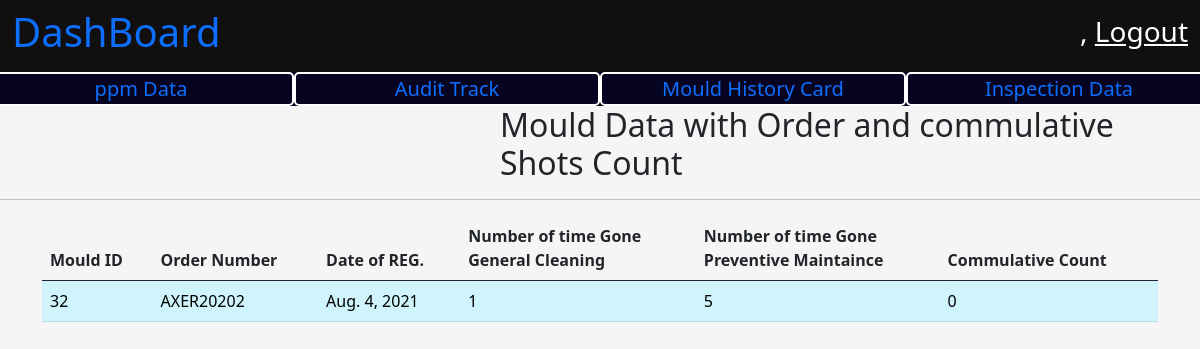
The page /quality/ on the database as committed earlier.
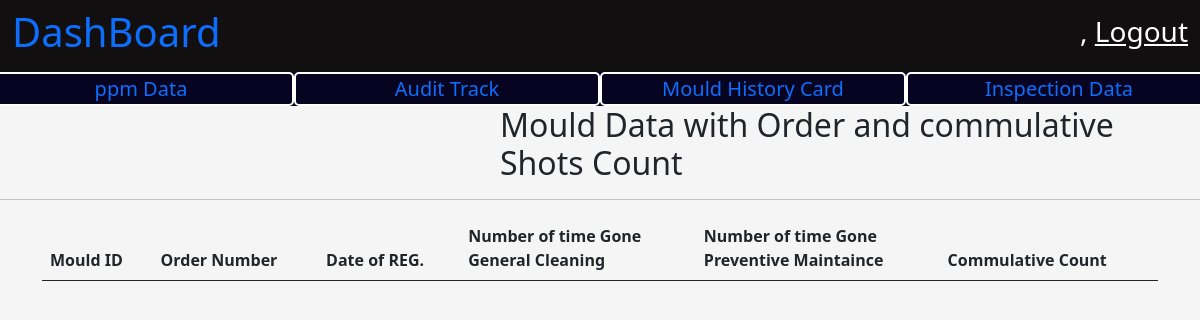
The same page on the database as committed later.
### mould/models.py (models this page shows, shortened)
class Mould(models.Model):
    mould_id = models.IntegerField(primary_key=True)
    mould_name = models.CharField(max_length=200)
    cavity_number = models.IntegerField()
    registered_date = models.DateTimeField(auto_now_add=True)
    registered_by = models.ForeignKey(User, on_delete=models.PROTECT)
    general_maintaince_cleaning_threshold_value = models.IntegerField()
    preventive_maintaince_clearning_thresold_value = models.IntegerField()
    tool_life = models.IntegerField()
    present_count = models.IntegerField()
    moud_desc = models.CharField(max_length=100)
    order_number = models.CharField(max_length=100)
    raw_material = models.CharField(max_length=100)
    part_weight = models.FloatField()
    runner_weight = models.FloatField()
    tonnage = models.FloatField()
    cycle_time = models.FloatField()
    number_of_shots_per_day = models.IntegerField()

### MouldQuality/views.py (the view)
# urls.py: path('', views.QualityPageRender,name = "MouldQuality"),
def QualityPageRender(request):
    context = {}
    mould_data_list = Mould.objects.all()
    mould_commulative_cont_data = []
    for mould in mould_data_list:
        mould_data_collector = DataCollector(mould.mould_id)
        print("-----")
        print(mould_data_collector.get_commulative_count())
        print("-----")
        mould_commulative_cont_data.append(MouldCommulativeCount(mould,
            mould_data_collector.get_commulative_count(),
            mould_data_collector.count_g_clean(),
            mould_data_collector.count_p_main()))
    print(data.g_clean for data in mould_commulative_cont_data)
    context['mould_data'] = mould_commulative_cont_data
    return render(request, 'quality/mould_quality.html', context)

### MouldQuality/utils.py (called while the page is built)
    def get_commulative_count(self):
        count = 0
        print("------")
        print(self.mould_data)
        print("------")
        if self.mould_data is None:
            return count
        for mould in self.mould_data:
            count = count + mould.count_increment
        return count

    def count_g_clean(self):
        if self.mould_cleaning_data is None:
            return 0
        return len(self.mould_cleaning_data) # mould cleaning data.

    def count_p_main(self):
        if self.p_main_data is None:
            return 0
        return len(self.p_main_data)

### MouldQuality/templates/quality/mould_quality.html (shortened to what this page needs)
{% extends 'base.html' %}
{% load static %}
{% block title %}
    <link
        rel="stylesheet"
        href="{% static 'css/dashboard.css' %}" >
{% endblock %}
{% block body_content %}
    <nav
        class="navbar navbar-light dashboard_nav">
        <div class="container-fluid dashboard_nav">
            <p class="h1 dashboard_title">
                <a href="{% url 'homePage' %}" style="text-decoration:None;">
                  DashBoard
                </a>
            </p>
            <div class="user_data">
                <p class="h3">
                    {{ request.user.first_name }},
                    <a href="{% url 'userLogout' %}">
                        Logout
                    </a>
                </p>
            </div>
        </div>
    </nav>
    <div class="optionBar">
        <div class="row">
            <div class="col">
                <a href="{% url 'ppmData' %}">
                    ppm Data
                </a>
            </div>
            <div class="col">
                <a href="{% url 'MouldUpdate' %}">
                Audit Track
                </a>
            </div>
             <div class="col">
                <a href="{% url "MouldSearch" %}">
                    Mould History Card
                </a>
            </div>
             <div class="col">
                <a href="{% url 'MouldRegistration' %}">
                    Inspection Data
                </a>
            </div>
        </div>
    </div>
    <p class="h2" style="margin-left : 500px;">
        Mould Data with Order and commulative Shots Count
    </p>
    <hr />
    <div class="container">
        <table class="table">
            <thead>
                <th class="col">
                    Mould ID
                </th>
                <th class="col">
                    Order Number
                </th>
                <th class="col">
                    Date of REG.
                </th>
                <th class="col">
                    Number of time Gone <br/>
                    General Cleaning
                </th>
                <th class="col">
                    Number of time Gone <br/>
                    Preventive Maintaince
                </th>
                <th class="col">
                    Commulative Count
                </th>
            </thead>
            <tbody class="table-info">
                {% for mould_values in mould_data %}
                <tr class="table-info">
                    <td class="table-info">
                        {{ mould_values.mould_data.mould_id }}
                    </td>
                    <td class="table-info">
                        {{ mould_values.mould_data.order_number }}
                    </td>
                    <td class="table-info">
                        {{ mould_values.mould_data.registered_date.date }}
                    </td>
                    <td class="table-info">
                        {{ mould_values.g_clean }}
                    </td>
                    <td class="table-info">
                        {{ mould_values.p_main }}
                    </td>
                    <td class="table-info">
                        {{ mould_values.commulative_count }}
                    </td>
                </tr>
                {% endfor %}
            </tbody>
        </table>
    </div>
{% endblock %}

Rows that differ between the two databases and show on the page:
removed Mould: mould_data.mould_id "32", mould_data.order_number "AXER20202", mould_data.registered_date "Aug. 4, 2021"
Other text that changed with them:
list line gone: "1 5 0"
